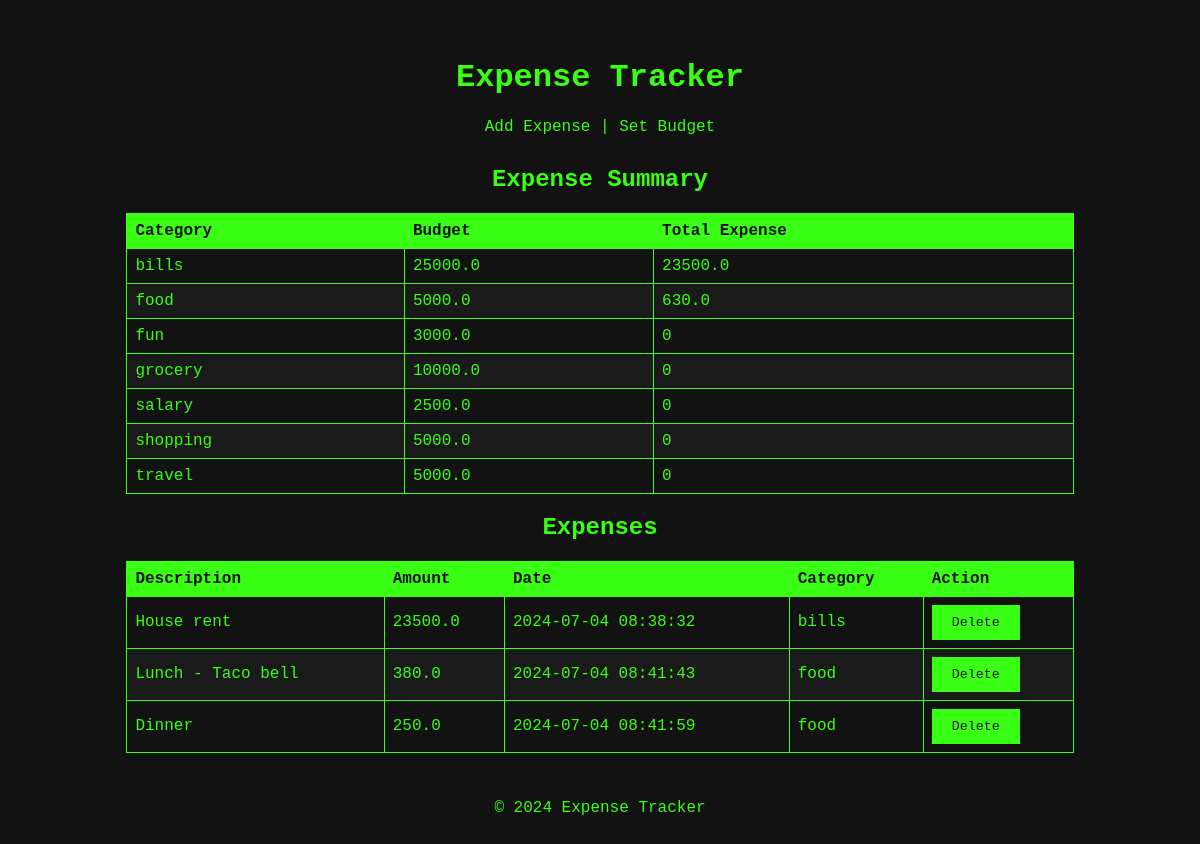
The page / on the database its author committed.
### tables this page shows
CREATE TABLE budgets (
            id INTEGER PRIMARY KEY AUTOINCREMENT,
            category_id INTEGER NOT NULL,
            amount REAL NOT NULL,
            FOREIGN KEY (category_id) REFERENCES categories (id)
        );

CREATE TABLE categories (
            id INTEGER PRIMARY KEY AUTOINCREMENT,
            name TEXT NOT NULL UNIQUE
        );

CREATE TABLE expenses (
            id INTEGER PRIMARY KEY AUTOINCREMENT,
            description TEXT NOT NULL,
            amount REAL NOT NULL,
            category_id INTEGER NOT NULL,
            date TEXT NOT NULL,
            FOREIGN KEY (category_id) REFERENCES categories (id)
        );

### app.py (the view)
@app.route('/')
def index():
    conn = get_db_connection()
    categories = conn.execute('SELECT DISTINCT * FROM categories ORDER BY name').fetchall()
    expenses = conn.execute('''
        SELECT e.id, e.description, e.amount, e.date, c.name as category
        FROM expenses e
        LEFT JOIN categories c ON e.category_id = c.id
    ''').fetchall()
    budgets = conn.execute('''
        SELECT b.id, b.amount, c.name as category
        FROM budgets b
        LEFT JOIN categories c ON b.category_id = c.id
    ''').fetchall()
    total_expenses = conn.execute('''
        SELECT c.name as category, SUM(e.amount) as total_expense
        FROM expenses e
        JOIN categories c ON e.category_id = c.id
        GROUP BY c.name
    ''').fetchall()
    budgets = [dict(budget) for budget in budgets]
    total_expenses = {expense['category']: expense['total_expense'] for expense in total_expenses}
    for budget in budgets:
        budget['total_expense'] = total_expenses.get(budget['category'], 0)
    conn.close()
    return render_template('index.html', categories=categories, expenses=expenses, budgets=budgets)

### app.py (called while the page is built)
def get_db_connection():
    conn = sqlite3.connect('expenses.db')
    conn.row_factory = sqlite3.Row
    return conn

### templates/index.html (shortened to what this page needs)
<!DOCTYPE html>
<html lang="en">
<head>
    <link rel="stylesheet" href="{{ url_for('static', filename='style.css') }}">
</head>
<body>
    <div class="container">
        <header>
            <h1>Expense Tracker</h1>
            <a href="{{ url_for('add_expense') }}">Add Expense</a> | <a href="{{ url_for('set_budget') }}">Set Budget</a>
        </header>
        <h2 style="text-align: center;">Expense Summary</h2>
        <table border="1" style="border-collapse: collapse; width: 100%;">
            <thead>
                <tr>
                    <th>Category</th>
                    <th>Budget</th>
                    <th>Total Expense</th>
                </tr>
            </thead>
            <tbody>
                {% for budget in budgets %}
                <tr>
                    <td>{{ budget.category }}</td>
                    <td>{{ budget.amount }}</td>
                    <td>{{ budget.total_expense }}</td>
                </tr>
                {% endfor %}
            </tbody>
        </table>
        <h2 style="text-align: center;">Expenses</h2>
        <table border="1" style="border-collapse: collapse; width: 100%;">
            <thead>
                <tr>
                    <th>Description</th>
                    <th>Amount</th>
                    <th>Date</th>
                    <th>Category</th>
                    <th>Action</th>
                </tr>
            </thead>
            <tbody>
                {% for expense in expenses %}
                <tr>
                    <td>{{ expense.description }}</td>
                    <td>{{ expense.amount }}</td>
                    <td>{{ expense.date }}</td>
                    <td>{{ expense.category }}</td>
                    <td>
                        <form action="{{ url_for('delete_expense', expense_id=expense.id) }}" method="post" style="display:inline;">
                            <button type="submit">Delete</button>
                        </form>
                    </td>
                </tr>
                {% endfor %}
            </tbody>
        </table>
        <footer>
            <p>&copy; 2024 Expense Tracker</p>
        </footer>
    </div>
</body>
</html>

### static/style.css (style rules this page uses)
body { background-color: #121212; color: #39FF14; font-family: 'Courier New', Courier, monospace; }
a { color: #39FF14; text-decoration: none; }
.container { width: 80%; margin: 0 auto; padding: 20px; }
header, footer { text-align: center; padding: 10px 0; }
button { background-color: #39FF14; color: #121212; border: none; padding: 10px 20px; cursor: pointer; font-family: 'Courier New', Courier, monospace; }
table { width: 100%; border-collapse: collapse; margin-bottom: 20px; }
table th, table td { border: 1px solid #39FF14; padding: 8px; text-align: left; }
table th { background-color: #39FF14; color: #121212; }
table td { background-color: #121212; color: #39FF14; }
table tr:nth-child(even) td { background-color: #1a1a1a; }

### rows shown on the page
budgets: category "bills", amount "25000.0", total_expense "23500.0"
budgets: category "food", amount "5000.0", total_expense "630.0"
budgets: category "fun", amount "3000.0", total_expense "0"
budgets: category "grocery", amount "10000.0", total_expense "0"
budgets: category "salary", amount "2500.0", total_expense "0"
budgets: category "shopping", amount "5000.0", total_expense "0"
budgets: category "travel", amount "5000.0", total_expense "0"
expenses: description "House rent", amount "23500.0", date "2024-07-04 08:38:32", category "bills"
expenses: description "Lunch - Taco bell", amount "380.0", date "2024-07-04 08:41:43", category "food"
expenses: description "Dinner", amount "250.0", date "2024-07-04 08:41:59", category "food"
